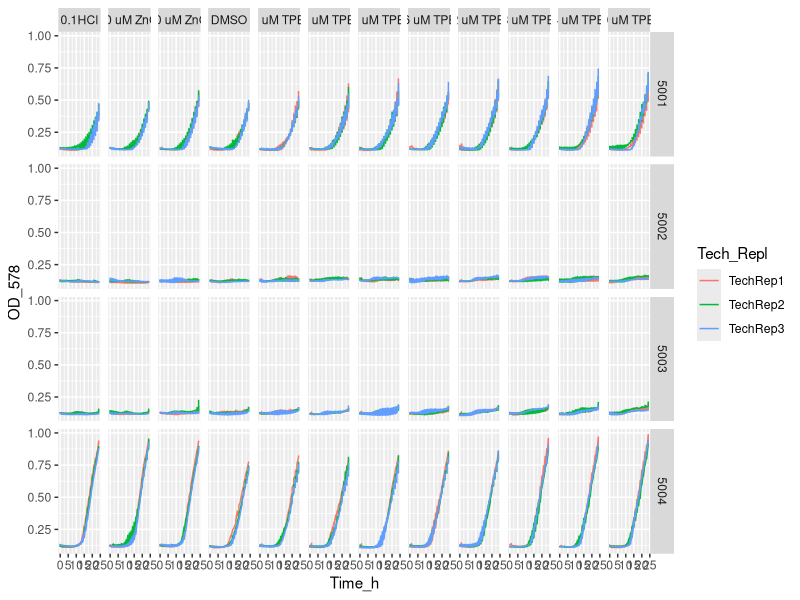
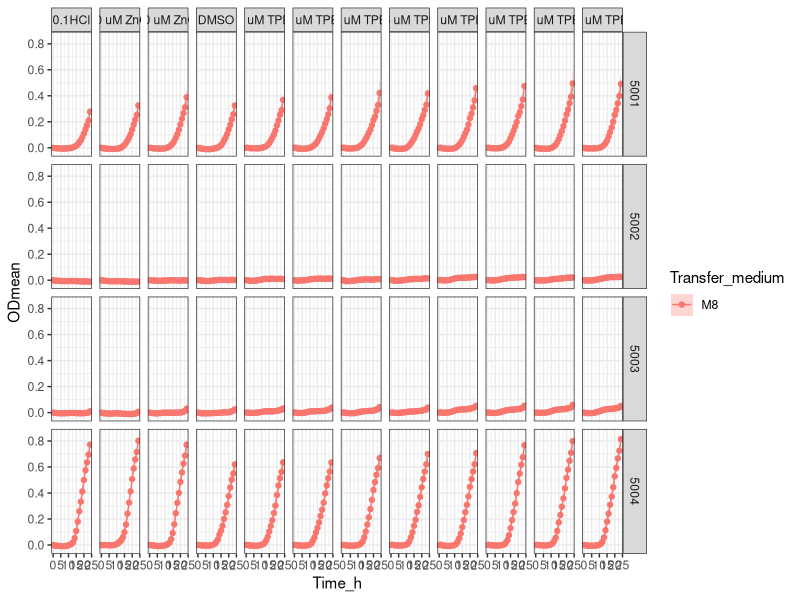
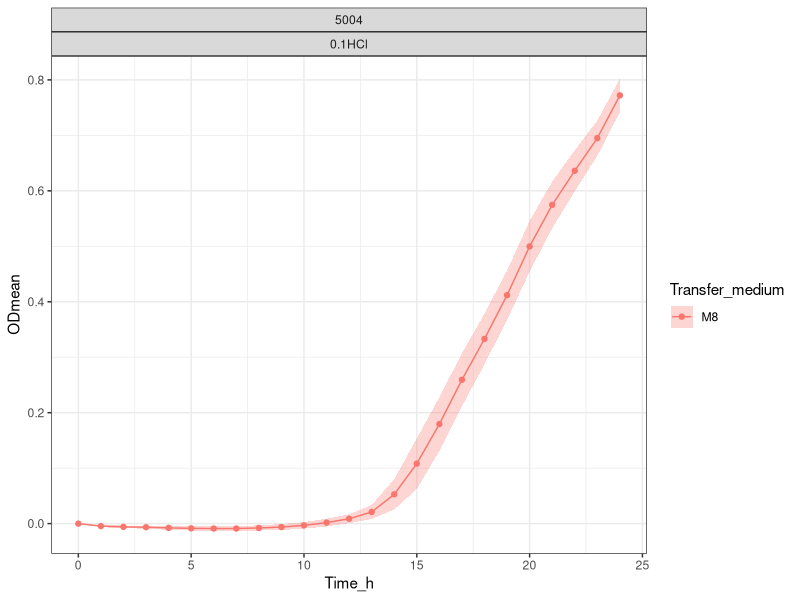

Source code (R) for these figures, in order:
setwd("~/ITQB/Plate readings/Exp26, 27, 28 - 28022024, 28022024, 01032024")

library(tidyverse)

library(readxl)
Exp26 <- Exp26_5plates_28022024 <- read_excel("Exp26_5plates_28022024_Bact_final_final.xlsx")
View(Exp26) 

Exp26_v1 <- Exp26 %>%
  pivot_longer(names_to = "Condition", values_to = "OD_578", cols = -Time_h)
Exp26_v1
View(Exp26_v1)


Exp26_v2 <- separate(Exp26_v1, Condition, 
                     c("Strain",
                       "Transfer_medium",
                       "Zn_condition", 
                       "Tech_Repl",
                       "Biol_Repl",
                       "TPEN_or_ZnCl2_conc",
                       "Well_number"), 
                     sep = "_", remove = FALSE,
                     convert = FALSE)
View(Exp26_v2)

Exp26_v2$OD_578 <- as.numeric (Exp26_v2$OD_578) #Because OD_578 values are character

Exp26_v2$TPEN_or_ZnCl2_conc <- factor(Exp26_v2$TPEN_or_ZnCl2_conc, levels = c("ctrZnCl2",
                                                            "10",
                                                            "25",
                                                            "ctrTPEN",
                                                            "1.8",
                                                            "2.4",
                                                            "3.0",
                                                            "3.6",
                                                            "4.2",
                                                            "4.8",
                                                            "5.4",
                                                            "6.0"))

Exp26_v2 <- Exp26_v2 %>% mutate(TPEN_or_ZnCl2_conc = recode (TPEN_or_ZnCl2_conc,
                                                    "ctrZnCl2" = "0.1HCl",
                                                    "10" = "100 uM ZnCl2",
                                                    "25" = "250 uM ZnCl2",
                                                    "ctrTPEN" = "DMSO",
                                                    "1.8" = "18 uM TPEN",
                                                    "2.4" = "24 uM TPEN",
                                                    "3.0" = "30 uM TPEN",
                                                    "3.6" = " 36 uM TPEN",
                                                    "4.2" = "42 uM TPEN",
                                                    "4.8" = "48 uM TPEN",
                                                    "5.4" = "54 uM TPEN",
                                                    "6.0" = "60 uM TPEN"))

Exp26_v2$Strain <- factor(Exp26_v2$Strain, levels = c("5001",
                                                    "5002",
                                                    "5003",
                                                    "5004"))

# Exp26_v2 %>%
#   ggplot(aes(x= Time_h, y=OD_578, color = Tech_Repl)) +
#   geom_line() +
#   facet_grid (Strain ~ TPEN_or_ZnCl2_conc)

#I don't need this plot because at this experiment I only had M8 medium.
# Exp26_v2 %>% filter (Transfer_medium == "mGAM") %>%
#   ggplot(aes(x= Time_h, y=OD_578, color = Tech_Repl)) +
#   geom_line() +
#   facet_grid (Strain ~ TPEN_or_ZnCl2_conc)


Exp26_v2 %>% filter (Transfer_medium == "M8") %>%
  ggplot(aes(x= Time_h, y=OD_578, color = Tech_Repl)) +
  geom_line() +
  facet_grid (Strain ~ TPEN_or_ZnCl2_conc)


Exp26_v3<- Exp26_v2 %>% group_by(Strain, Transfer_medium, Zn_condition, Tech_Repl, Biol_Repl, Well_number) %>%
  mutate(blank = Time_h ==0)

View(Exp26_v3)

Exp26_v4 <- Exp26_v3 %>%
  group_by(Strain, Transfer_medium, Zn_condition, Tech_Repl, Biol_Repl, Well_number) %>%
  mutate(OD = OD_578 - OD_578[blank]) %>%
  ungroup()


View(Exp26_v4)

#Obtain the mean and sd
Exp26_v5 <- Exp26_v4 %>% group_by(Time_h, Strain, Transfer_medium, TPEN_or_ZnCl2_conc) %>%
  summarise(ODmean = mean(OD), sdOD = sd(OD), n())

Exp26_v5$Strain <- factor(Exp26_v5$Strain, levels = c("5001",
                                                      "5002",
                                                      "5003",
                                                      "5004"))


Exp26_v5 <- Exp26_v5 %>% mutate(TPEN_or_ZnCl2_conc =  recode (TPEN_or_ZnCl2_conc,
                                                              "ctrZnCl2" = "0.1HCl",
                                                              "10" = "100 uM ZnCl2",
                                                              "25" = "250 uM ZnCl2",
                                                              "ctrTPEN" = "DMSO",
                                                              "1.8" = "18 uM TPEN",
                                                              "2.4" = "24 uM TPEN",
                                                              "3.0" = "30 uM TPEN",
                                                              "3.6" = " 36 uM TPEN",
                                                              "4.2" = "42 uM TPEN",
                                                              "4.8" = "48 uM TPEN",
                                                              "5.4" = "54 uM TPEN",
                                                              "6.0" = "60 uM TPEN"))



# stocks conc / 0.001(mM --> uM) / d.f (=2)--> conc TPEN (now in the table)


Exp26_v5  %>% ggplot(aes(x = Time_h,
             y = ODmean,
             color = Transfer_medium
  )) +
  geom_point() +
  geom_line() +
  geom_ribbon(aes(ymin=ODmean-sdOD, ymax=ODmean+sdOD, fill = Transfer_medium),
              alpha = 0.3, colour = NA) +
  facet_grid (Strain ~ TPEN_or_ZnCl2_conc) +
  theme_bw()

#Filter to have just 1 strain in the plot
filtered_strain <- Exp26_v5 %>% filter (Strain == "5001")

filtered_strain <- Exp26_v5 %>% filter (Strain == "5002")

filtered_strain <- Exp26_v5 %>% filter (Strain == "5003")

filtered_strain <- Exp26_v5 %>% filter (Strain == "5004")

#Filter to compare the blanks (req_conc vs blank from the other stocks - 100 uM (ZnCl2 stock) vs TPEN blank) with a required concentration from a certain strain in the plot
filtered_data <- filtered_strain %>%
  filter(TPEN_or_ZnCl2_conc %in% c("100 uM", "blank"))

filtered_data <- filtered_strain %>%
  filter(TPEN_or_ZnCl2_conc %in% c("250 uM", "blank"))

filtered_data <- filtered_strain %>%
  filter(TPEN_or_ZnCl2_conc %in% c("18 uM", "0.1HCl"))

filtered_data <- filtered_strain %>%
  filter(TPEN_or_ZnCl2_conc %in% c("24 uM", "0.1HCl"))

filtered_data <- filtered_strain %>%
  filter(TPEN_or_ZnCl2_conc %in% c("30 uM", "0.1HCl"))

filtered_data <- filtered_strain %>%
  filter(TPEN_or_ZnCl2_conc %in% c("36 uM", "0.1HCl"))

filtered_data <- filtered_strain %>%
  filter(TPEN_or_ZnCl2_conc %in% c("42 uM", "0.1HCl"))

filtered_data <- filtered_strain %>%
  filter(TPEN_or_ZnCl2_conc %in% c("48 uM", "0.1HCl"))

filtered_data <- filtered_strain %>%
  filter(TPEN_or_ZnCl2_conc %in% c("54 uM", "0.1HCl"))

filtered_data <- filtered_strain %>%
  filter(TPEN_or_ZnCl2_conc %in% c("60 uM", "0.1HCl"))


ggplot(filtered_data, aes(x = Time_h, y = ODmean, color = Transfer_medium)) +
  geom_point() +
  geom_line() +
  geom_ribbon(aes(ymin = ODmean - sdOD, ymax = ODmean + sdOD, fill = Transfer_medium),
              alpha = 0.3, color = NA) +
  facet_wrap(~ Strain + TPEN_or_ZnCl2_conc) +
  theme_bw()
